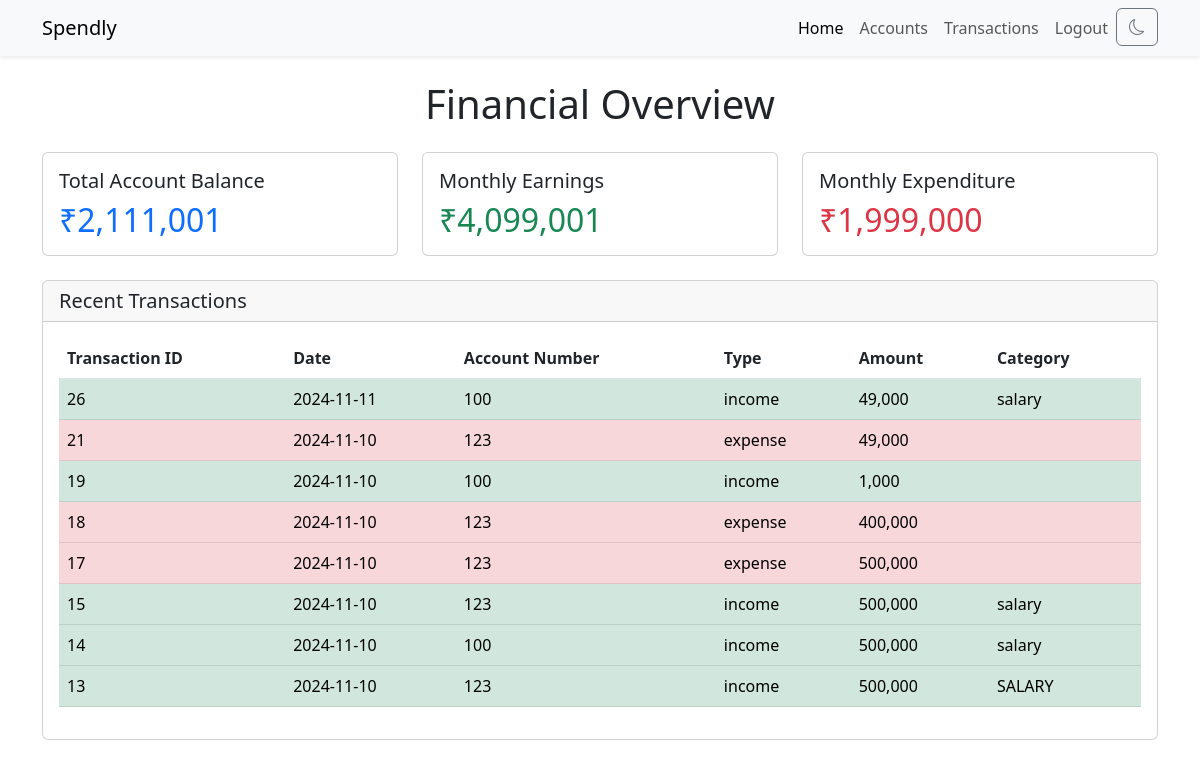
Page / (signed in) on the earlier database version.
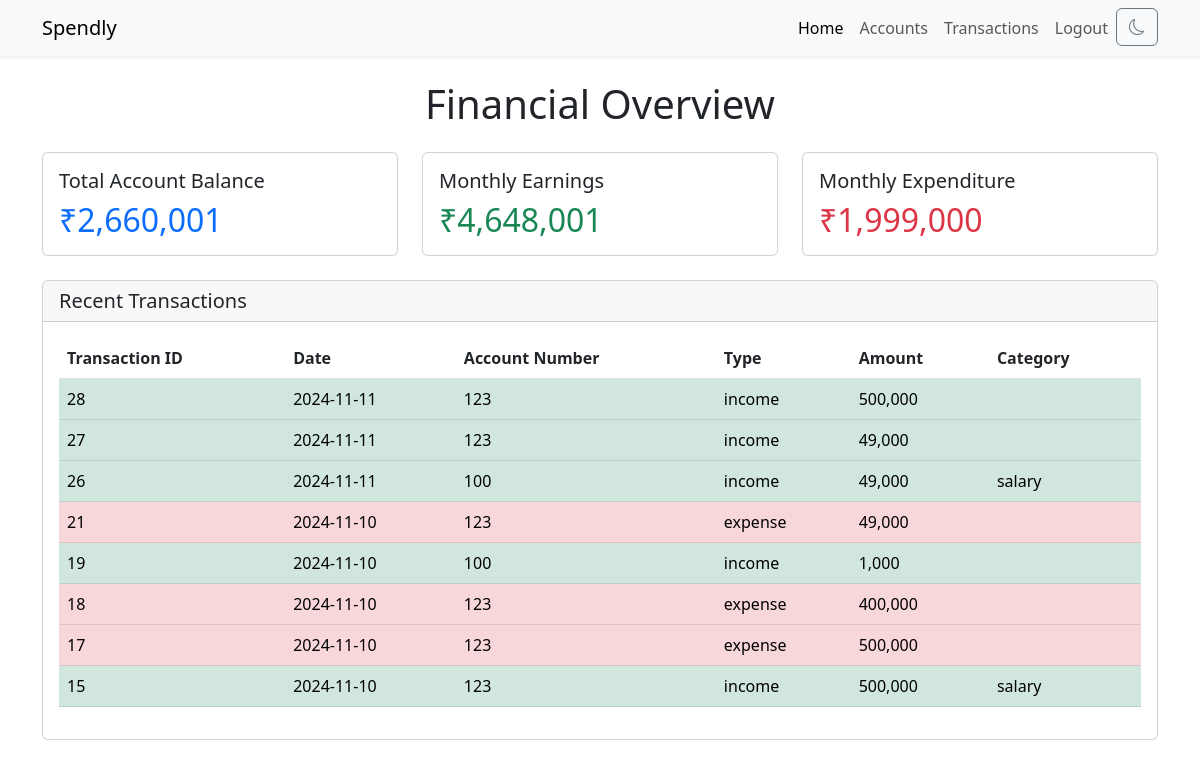
Same page on the later database version.
### app.py (models this page shows, shortened)
class TransactionsTable(db.Model):
    __tablename__ = 'transactions'
    tno = db.Column(db.Integer, primary_key = True, autoincrement = True)
    userid = db.Column(db.Integer, db.ForeignKey("users.id", ondelete='CASCADE'), nullable = False)
    date = db.Column(db.String, nullable = False)
    accno = db.Column(db.Integer, db.ForeignKey("accounts.accno"), nullable = False)
    type = db.Column(db.String, nullable = False)
    amount = db.Column(db.Integer, nullable = False)
    category = db.Column(db.String)

### app.py (the view)
@app.route("/", methods = ["GET", "POST"])
@login_required
def index():
    transactions = TransactionsTable.query.filter_by(userid=current_user.id).order_by(TransactionsTable.date.desc(), TransactionsTable.tno.desc()).all()
    total = sum([i.balance for i in AccountsTable.query.filter_by(userid=current_user.id).all()])
    monthly_income = sum([i.amount if i.type == 'income' else 0 for i in TransactionsTable.query.filter(
        TransactionsTable.userid == current_user.id,
        TransactionsTable.date >= datetime.now() - timedelta(days=30)
    ).all()])
    monthly_expenditure = sum([i.amount if i.type == 'expense' else 0 for i in TransactionsTable.query.filter(
        TransactionsTable.userid == current_user.id,
        TransactionsTable.date >= datetime.now() - timedelta(days=30)
    ).all()])
    return render_template("index.html", transactions=transactions[:8], total=total, monthly_earnings=monthly_income, monthly_expenditure=monthly_expenditure, title='Dashboard')

### app.py (called while the page is built)
@login_manager.user_loader
def load_user(user_id):
    return UsersTable.query.get(int(user_id))

### templates/index.html
{% extends "layout.html" %}
{% block content %}
<div class="container mt-4">
    <h1 class="mb-4 text-center">Financial Overview</h1>
    <div class="row">
        <div class="col-md-4 mb-4">
            <div class="card">
                <div class="card-body">
                    <h5 class="card-title">Total Account Balance</h5>
                    <h2 id="totalBalance" class="card-text text-primary">₹{{"{:,}".format(total)}}</h2>
                </div>
            </div>
        </div>
        <div class="col-md-4 mb-4">
            <div class="card">
                <div class="card-body">
                    <h5 class="card-title">Monthly Earnings</h5>
                    <h2 id="monthlyEarnings" class="card-text text-success">₹{{"{:,}".format(monthly_earnings)}}</h2>
                </div>
            </div>
        </div>
        <div class="col-md-4 mb-4">
            <div class="card">
                <div class="card-body">
                    <h5 class="card-title">Monthly Expenditure</h5>
                    <h2 id="monthlyExpenditure" class="card-text text-danger">₹{{"{:,}".format(monthly_expenditure)}}</h2>
                </div>
            </div>
        </div>
    </div>
    <div class="card mb-4">
        <div class="card-header">
            <h5 class="card-title mb-0">Recent Transactions</h5>
        </div>
        <div class="card-body">
            {% if transactions %}
            <table id="transactionsTable" class="table">
                <thead>
                    <tr>
                        <th scope="col">Transaction ID</th>
                        <th scope="col">Date</th>
                        <th scope="col">Account Number</th>
                        <th scope="col">Type</th>
                        <th scope="col">Amount</th>
                        <th scope="col">Category</th>
                    </tr>
                </thead>
                <tbody>
                    {% for transaction in transactions %}
                    {% if transaction.type == 'income' %}
                        <tr class="table-success">
                    {% else %}
                        <tr class="table-danger">
                    {% endif %}
                            <td>{{transaction.tno}}</td>
                            <td>{{transaction.date}}</td>
                            <td>{{transaction.accno}}</td>
                            <td>{{transaction.type}}</td>
                            <td>{{"{:,}".format(transaction.amount)}}</td>
                            <td>{{transaction.category}}</td>
                        </tr>
                    {% endfor %}
                </tbody>
            </table>
            {% else %}
            <div class="alert alert-info" role="info">
                <i class="fas fa-exclamation-circle"></i> &nbsp; No transactions yet.
            </div>
            {% endif %}
        </div>
    </div>
</div>
{% endblock %}

Differences in the rows shown:
no longer on this page (row unchanged): TransactionsTable: amount "500,000"
no longer on this page (row unchanged): TransactionsTable: amount "500,000"
added TransactionsTable: amount "500,000"
added TransactionsTable: amount "49,000"
Other differences:
{{ "{:,}".format(total) }}: "2,111,001" → "2,660,001"
{{ "{:,}".format(monthly_earnings) }}: "4,099,001" → "4,648,001"
